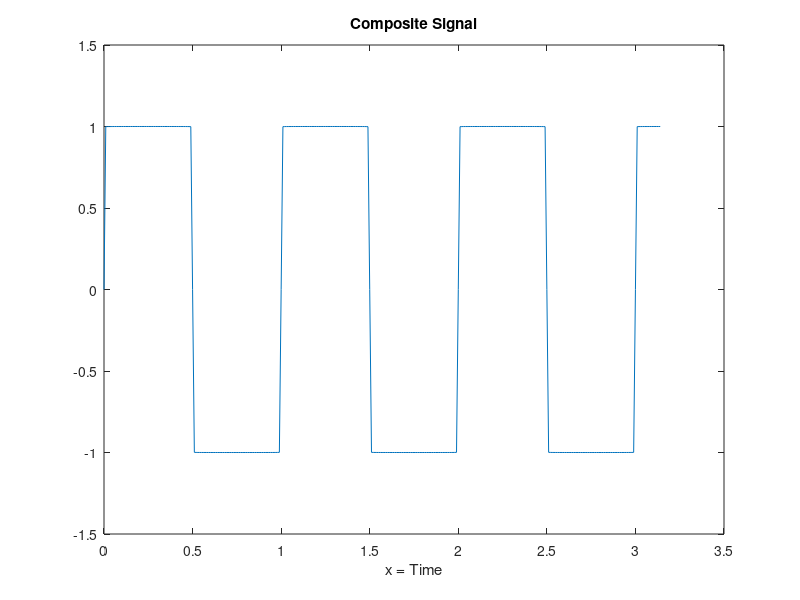

Recreate this plot in MATLAB.
%A와 f 는 1, 1Hz로 가정하였기에 변수로 넣지 않았음.
value = 10001;  %끝 수
t = 0:.01:3.14;%x축
x = zeros(size(t));
y = zeros(1, length(t));

    for k = 1:2:value  %1부터 value까지 더하는 반복문(복합신호 계산 반복문)
        x = x + (4 / pi) * sin(2 * pi * k * t) / k;
        %y((k+1)/2,:) = x;  %여러 복합 신호 출력용 - //1
        %legend_label((k+1)/2) = "k = 1 ~ " + k; %여러 복합 신호 legend 출력용 - //1
    end
%복합신호
y(:) = x;   %단일 복합 신호 출력용 - //2
plot(t, y);
title('Composite Signal');
xlabel('x = Time');
%legend(legend_label);  %여러 복합 신호 legend - //1